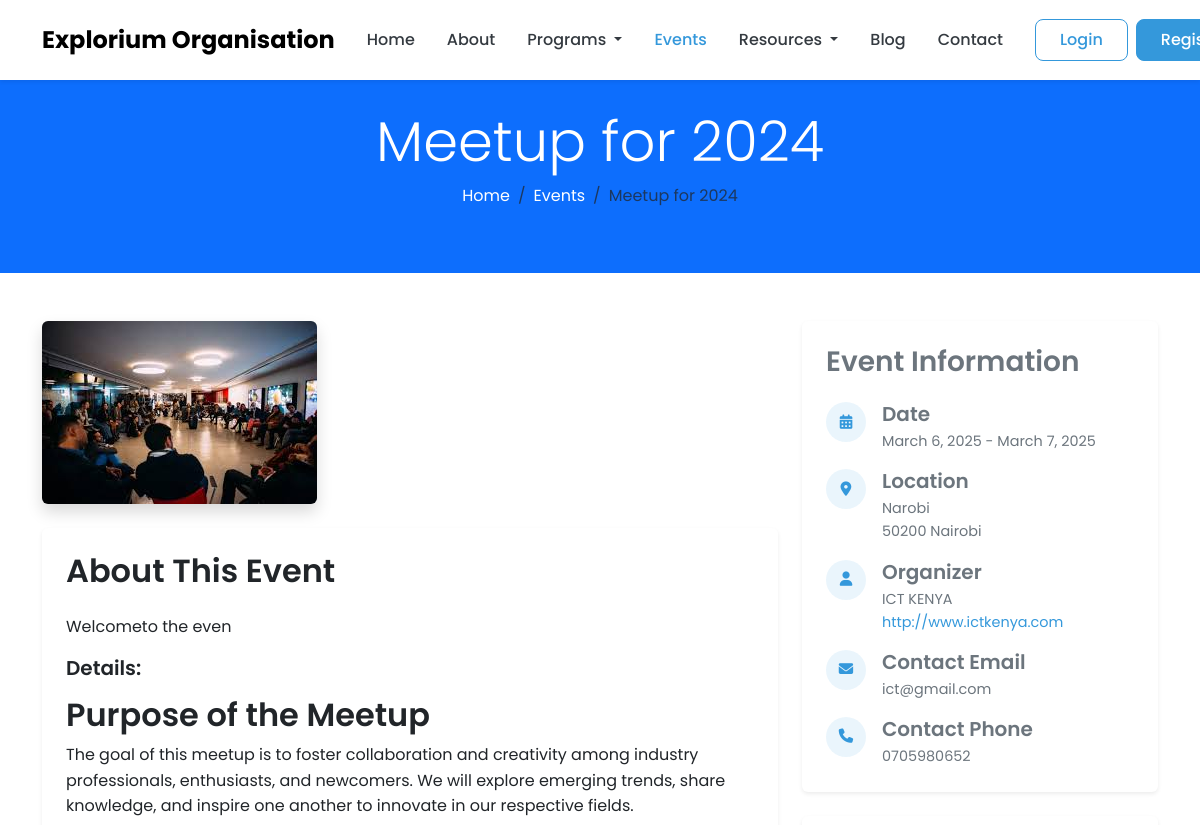
Before: /events/meetup-for-2024/ (upper part) with the older database file.
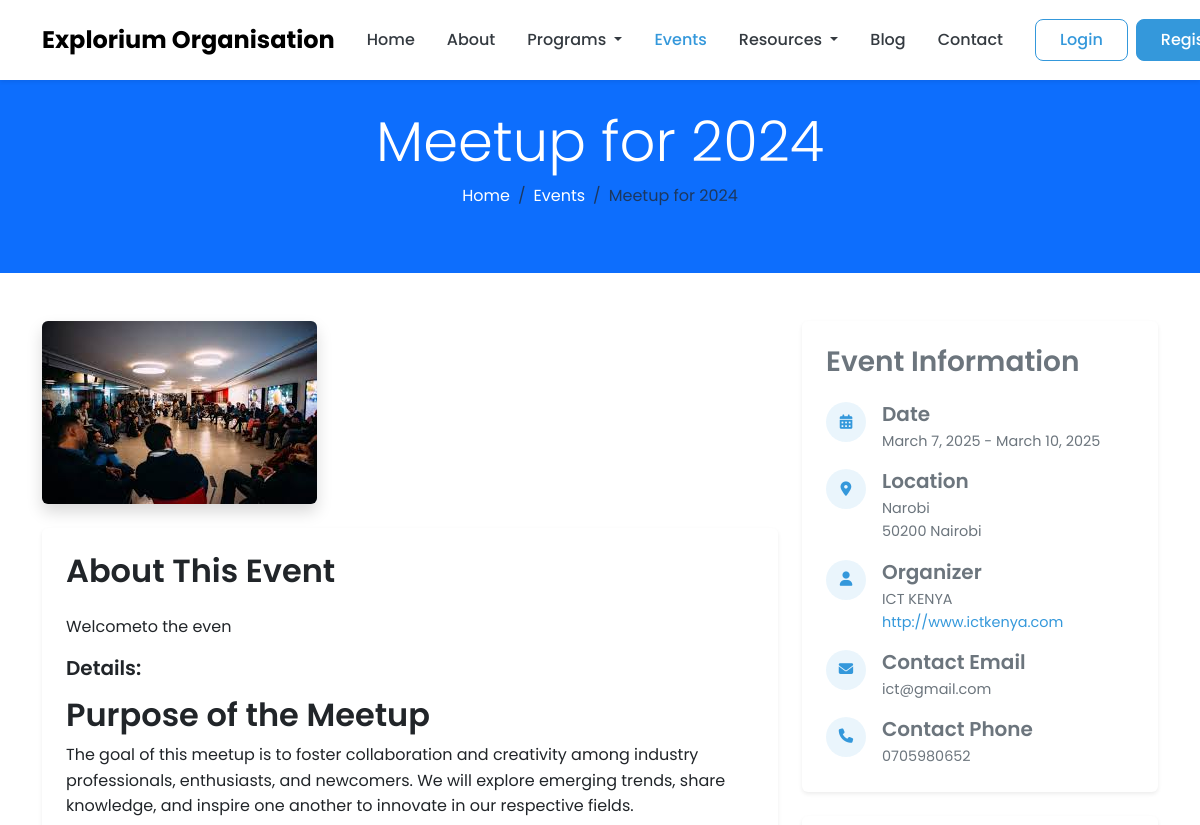
After: the same page with the newer database file.
### events/models.py (models this page shows, shortened)
class Event(models.Model):
    title = models.CharField(_("Title"), max_length=200)
    slug = models.SlugField(_("Slug"), max_length=250, unique=True)
    category = models.ForeignKey(EventCategory, on_delete=models.CASCADE, related_name='events')
    short_description = models.TextField(_("Short Description"))
    content = RichTextField(_("Content"))
    featured_image = models.ImageField(_("Featured Image"), upload_to='events/')
    location = models.CharField(_("Location"), max_length=200)
    address = models.TextField(_("Address"), blank=True)
    start_date = models.DateTimeField(_("Start Date"))
    end_date = models.DateTimeField(_("End Date"))
    registration_deadline = models.DateTimeField(_("Registration Deadline"), blank=True, null=True)
    capacity = models.PositiveIntegerField(_("Capacity"), default=0, help_text="0 means unlimited")
    price = models.DecimalField(_("Price"), max_digits=10, decimal_places=2, default=0, help_text="0 means free")
    tags = TaggableManager(_("Tags"), blank=True)
    organizer = models.CharField(_("Organizer"), max_length=200, blank=True)
    organizer_website = models.URLField(_("Organizer Website"), blank=True)
    contact_email = models.EmailField(_("Contact Email"), blank=True)
    contact_phone = models.CharField(_("Contact Phone"), max_length=20, blank=True)
    is_active = models.BooleanField(_("Is Active"), default=True)
    created_at = models.DateTimeField(_("Created At"), auto_now_add=True)
    updated_at = models.DateTimeField(_("Updated At"), auto_now=True)
    class Meta:
        verbose_name = _("Event")
        verbose_name_plural = _("Events")
        ordering = ['start_date']

### events/views.py (the view)
# urls.py: path('<slug:slug>/', EventDetailView.as_view(), name='event_detail'),
class EventDetailView(DetailView):
    model = Event
    template_name = 'events/event_detail.html'
    context_object_name = 'event'
    def get_context_data(self, **kwargs):
        context = super().get_context_data(**kwargs)
        if self.request.user.is_authenticated:
            user_registration = EventRegistration.objects.filter(
                event=self.object,
                user=self.request.user
            ).first()
            context['user_registration'] = user_registration
        context['registration_form'] = EventRegistrationForm()
        context['related_events'] = Event.objects.filter(
            category=self.object.category,
            is_active=True
        ).exclude(id=self.object.id).order_by('start_date')[:3]
        return context

### core/context_processors.py (called while the page is built)
def site_settings(request):
    try:
        settings = SiteSettings.objects.first()
        if not settings:
            settings = SiteSettings.objects.create()
    except:
        settings = None
    return {'site_settings': settings}

### templates/events/event_detail.html (shortened to what the changed rows need)
{% extends 'base.html' %}
{% block content %}
<section class="page-header bg-primary text-white">
    <div class="container">
        <div class="row">
            <div class="col-12 text-center py-5">
                <h1 class="display-4">{{ event.title }}</h1>
                <nav aria-label="breadcrumb">
                    <ol class="breadcrumb justify-content-center">
                        <li class="breadcrumb-item"><a href="{% url 'core:home' %}" class="text-white">Home</a></li>
                        <li class="breadcrumb-item"><a href="{% url 'events:event_list' %}" class="text-white">Events</a></li>
                        <li class="breadcrumb-item active" aria-current="page">{{ event.title }}</li>
                    </ol>
                </nav>
            </div>
        </div>
    </div>
</section>
<section class="event-detail-section py-5">
    <div class="container">
        <div class="row">
            <div class="col-lg-8 mb-4 mb-lg-0">
                <div class="event-featured-image mb-4">
                    <img src="{{ event.featured_image.url }}" alt="{{ event.title }}" class="img-fluid rounded shadow">
                </div>
                <div class="event-description card border-0 shadow-sm mb-4">
                    <div class="card-body p-4">
                        <h2 class="mb-4">About This Event</h2>
                        <p>{{ event.short_description }}</p>
                        <h5>Details:</h5>
                        <p>{{ event.content|safe }}</p>
                    </div>
                </div>
            </div>
            <div class="col-lg-4">
                <div class="event-info card border-0 shadow-sm mb-4">
                    <div class="card-body p-4">
                        <div class="event-info-item d-flex mb-3">
                            <div class="event-info-content">
                                <h5 class="mb-1">Date</h5>
                                <p class="mb-0">{{ event.start_date|date:"F j, Y" }} - {{ event.end_date|date:"F j, Y" }}</p>
                            </div>
                        </div>
                        <div class="event-info-item d-flex mb-3">
                            <div class="event-info-content">
                                <h5 class="mb-1">Location</h5>
                                <p class="mb-0">{{ event.location }}</p>
                                {% if event.address %}
                                <p class="mb-0">{{ event.address }}</p>
                                {% endif %}
                            </div>
                        </div>
                        <div class="event-info-item d-flex mb-3">
                            <div class="event-info-content">
                                <h5 class="mb-1">Organizer</h5>
                                <p class="mb-0">{{ event.organizer }}</p>
                                {% if event.organizer_website %}
                                    <p class="mb-0"><a href="{{ event.organizer_website }}" target="_blank">{{ event.organizer_website }}</a></p>
                                {% endif %}
                            </div>
                        </div>
                        <div class="event-info-item d-flex mb-3">
                            <div class="event-info-content">
                                <h5 class="mb-1">Contact Email</h5>
                                <p class="mb-0">{{ event.contact_email }}</p>
                            </div>
                        </div>
                        <div class="event-info-item d-flex">
                            <div class="event-info-content">
                                <h5 class="mb-1">Contact Phone</h5>
                                <p class="mb-0">{{ event.contact_phone }}</p>
                            </div>
                        </div>
                    </div>
                </div>
            </div>
        </div>
    </div>
</section>
{% endblock %}

Changed rows visible on the page:
changed Event "Welcometo the even": start_date "March 6, 2025" → "March 7, 2025"; end_date "March 7, 2025" → "March 10, 2025"
